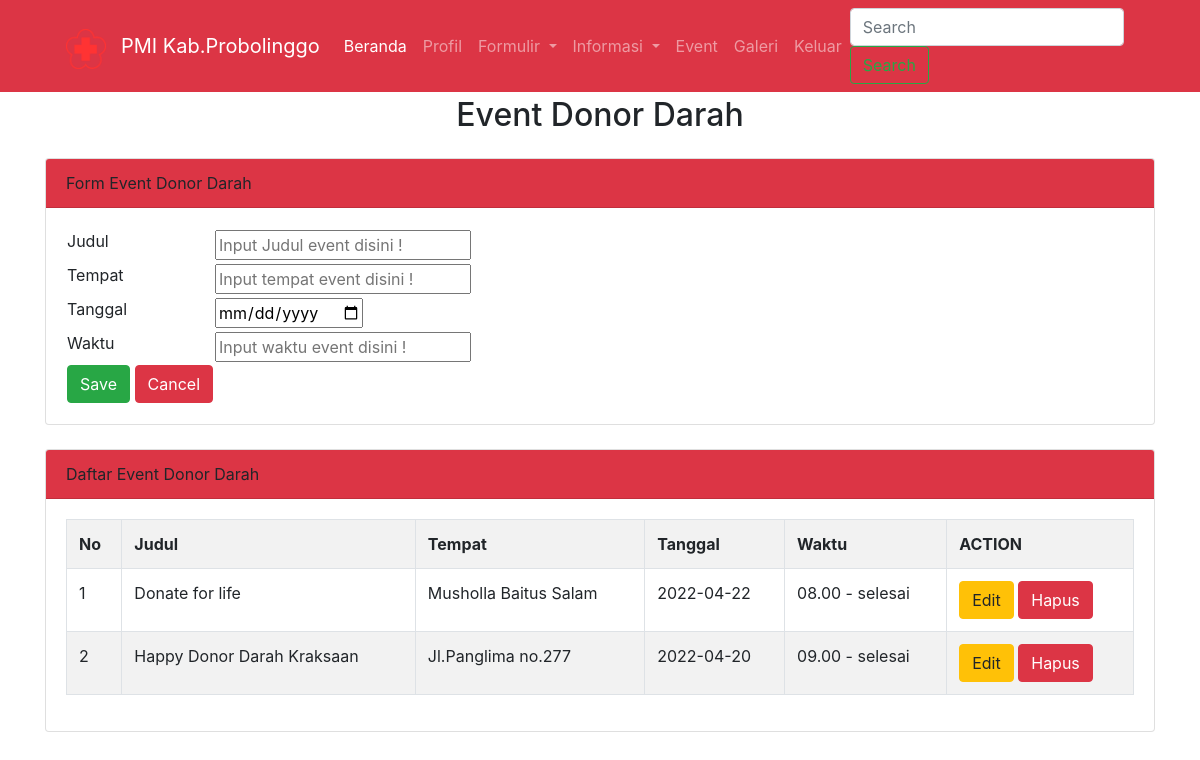
The page /event.php (signed in) on the database its author committed.
### tables this page shows
CREATE TABLE `even` (
  `id_event` int(5) NOT NULL,
  `judul` varchar(100) NOT NULL,
  `tempat` varchar(50) NOT NULL,
  `tanggal` date NOT NULL,
  `waktu` varchar(50) NOT NULL
);

### event.php (the view, shortened to what this page needs)
<?php
$server = "localhost";
$user = "root";
$password = "";
$dbname = "utspaw";
$no = 1;
$koneksi = mysqli_connect($server,$user,$password,$dbname)or die(mysqli_error($koneksi));
?>
<!DOCTYPE html>
<html lang="en">
<head>
    <link rel="stylesheet" href="https://stackpath.bootstrapcdn.com/bootstrap/4.4.1/css/bootstrap.min.css">
  </head>
  <body>
    <nav class="navbar fixed-top navbar-expand-lg navbar-dark bg-danger">
        <div class="header">
            <img id="logo" src="images/pmi.png" alt="logo">
        </div>
        <div class="container">
        <a class="navbar-brand" href="#"> PMI Kab.Probolinggo</a>
        <div class="collapse navbar-collapse" id="navbarSupportedContent">
          <ul class="navbar-nav mr-auto">
            <li class="nav-item active">
              <a class="nav-link" href="Beranda.php">Beranda<span class="sr-only">(current)</span></a>
            </li>
            <li class="nav-item">
                <a class="nav-link" href="profil.php">Profil</a>
            </li>
            <li class="nav-item dropdown">
              <a class="nav-link dropdown-toggle" href="#" id="navbarDropdown" role="button" data-toggle="dropdown" aria-haspopup="true" aria-expanded="false">
                Formulir
              </a>
            </li>
            <li class="nav-item dropdown">
              <a class="nav-link dropdown-toggle" href="#" id="navbarDropdown" role="button" data-toggle="dropdown" aria-haspopup="true" aria-expanded="false">
                Informasi
              </a>
            </li>
            <li class="nav-item">
                <a class="nav-link" href="event.php">Event</a>
            </li>
            <li class="nav-item">
                <a class="nav-link" href="galeri.php">Galeri</a>
            </li>
            <li class="nav-item">
                <a class="nav-link" href="logout.php">Keluar</a>
            </li>
          </ul>
          <form class="form-inline my-2 my-lg-0">
            <input class="form-control mr-sm-2" type="search" placeholder="Search" aria-label="Search">
            <button class="btn btn-outline-success my-2 my-sm-0" type="submit">Search</button>
          </form>
        </div></div>
    </nav>
    <br><br><br><br>
    <div class="container">
    <h2 class="text-center">Event Donor Darah</h2>
    <div class="card mt-4">
    <div class="card-header bg-danger text-black" >
        Form Event Donor Darah
    </div>
    <div class="card-body">
        <form method="post" action="">
            <table>
                <tr class="form-group">
                    <td>
                        <label>Judul</label>
                    </td>
                    <td>
                        <input type="text" name="tjudul" value="<?=@$vjudul?>" class="from-control" placeholder="Input Judul event disini !" ruqueired>
                    </td>
                </tr>
                <tr class="form-group">
                    <td>
                        <label>Tempat</label>
                    </td>
                    <td>
                        <input type="text" name="ttempat" value="<?=@$vtempat?>" class="from-control" placeholder="Input tempat event disini !" ruqueired>
                    </td>
                </tr>
                <tr class="form-group">
                    <td>
                        <label>Tanggal</label>
                    </td>
                    <td>
                        <input type="date" name="ttanggal" value="<?=@$vtanggal?>" class="from-control">
                    </td>
                </tr>
                <tr class="form-group">
                    <td>
                        <label>Waktu</label>
                    </td>
                    <td>
                        <input type="text" name="twaktu" value="<?=@$vwaktu?>" class="from-control" placeholder="Input waktu event disini !" ruqueired>
                    </td>
                </tr>
                <tr>
                    <td>
                        <button type="submit" class="btn btn-success" name="bsimpan">Save</button>
                        <button type="reset" class="btn btn-danger" name="bbatal">Cancel</button>
                    </td>
                </tr>
            </table>
        </form>
    </div>
    </div>
<div class="card mt-4">
    <div class="card-header bg-danger text-black" >
        Daftar Event Donor Darah
    </div>
    <div class="card-body">
        <table class="table table-bordered table-striped">
            <tr>
                <th>No</th>
                <th>Judul</th>
                <th>Tempat</th>
                <th>Tanggal</th>
                <th>Waktu</th>
                <th>ACTION</th>
            </tr>
            <?php
                $hasil = mysqli_query($koneksi, "SELECT * FROM even order by id_event desc");
                while($data = mysqli_fetch_array($hasil)) :
            ?>
            <tr>
                <td><?=$no++;?></td>
                <td><?=$data['judul'];?></td>
                <td><?=$data['tempat'];?></td>
                <td><?=$data['tanggal'];?></td>
                <td><?=$data['waktu'];?></td>
                <td>
                    <a href="event.php?hal=edit&id=<?=$data['id_event']?>" class="btn btn-warning">Edit</a>
                    <a href="event.php?hal=hapus&id=<?=$data['id_event']?>"
                    onclick="return confirm('Apakah Anda Yakin Ingin Menghapus Data Ini?')" class="btn btn-danger">Hapus</a>
                </td>
            </tr>
            <?php endwhile;?>
        </table>
    </div>
    </div>
</div>
</body>
</html>

### event.php (style rules this page uses)
.header { padding-left: 50px; padding-top: 5px; }
#logo { width: 40px; height: 40px; }

### rows shown on the page
even: judul "Donate for life", tempat "Musholla Baitus Salam", tanggal "2022-04-22", waktu "08.00 - selesai"
even: judul "Happy Donor Darah Kraksaan", tempat "Jl.Panglima no.277", tanggal "2022-04-20", waktu "09.00 - selesai"
